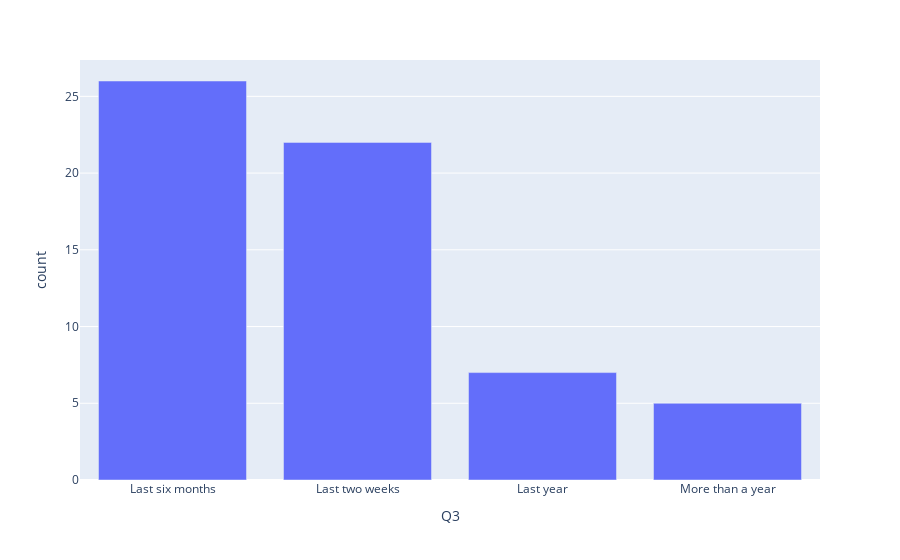

Write notebook code for a chart like this one.
### Code cell
# Vis 2
vis2_data = counter(df_csv, 'Q3')
fig2 = px.bar(data_frame=vis2_data, x='Q3', y='count')
fig2.show()

### Figure 1 — Plotly figure (JSON) as saved in the notebook; plotly's stock layout.template omitted (floating-point values rounded to 4 significant figures)
{"data": [{"alignmentgroup": "True", "hovertemplate": "Q3=%{x}<br>count=%{y}<extra></extra>", "legendgroup": "", "marker": {"color": "#636efa", "pattern": {"shape": ""}}, "name": "", "offsetgroup": "", "orientation": "v", "showlegend": false, "textposition": "auto", "type": "bar", "x": ["Last six months", "Last two weeks", "Last year", "More than a year"], "xaxis": "x", "y": [26, 22, 7, 5], "yaxis": "y"}], "layout": {"barmode": "relative", "legend": {"tracegroupgap": 0}, "margin": {"t": 60}, "xaxis": {"anchor": "y", "domain": [0, 1], "title": {"text": "Q3"}}, "yaxis": {"anchor": "x", "domain": [0, 1], "title": {"text": "count"}}}}
